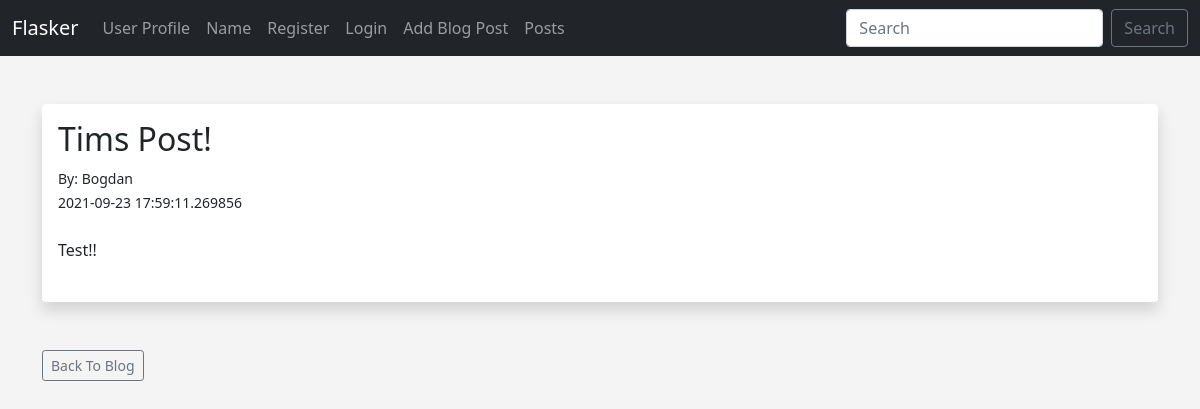
The app's page /posts/2, older data.
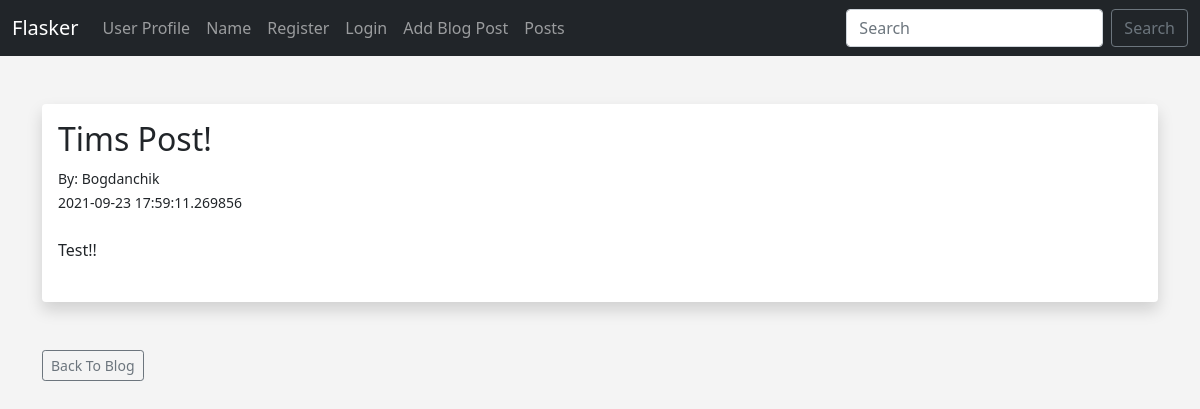
The same page, newer data.
### app.py (models this page shows, shortened)
class Users(db.Model, UserMixin):
	id = db.Column(db.Integer, primary_key=True)
	username = db.Column(db.String(20), nullable=False, unique=True)
	name = db.Column(db.String(200), nullable=False)
	email = db.Column(db.String(120), nullable=False, unique=True)
	favorite_color = db.Column(db.String(120))
	about_author = db.Column(db.Text(500), nullable=True)
	date_added = db.Column(db.DateTime, default=datetime.utcnow)
	profile_pic = db.Column(db.String(), nullable=True)
	password_hash = db.Column(db.String(128))
	posts = db.relationship('Posts', backref='poster')
	@property
	def password(self):
		raise AttributeError('password is not a readable attribute!')

### app.py (the view)
@app.route('/posts/<int:id>')
def post(id):
	post = Posts.query.get_or_404(id)
	return render_template('post.html', post=post)

### webforms.py
class SearchForm(FlaskForm):
	searched = StringField("Searched", validators=[DataRequired()])
	submit = SubmitField("Submit")

### app.py (called while the page is built)
@app.context_processor
def base():
	form = SearchForm()
	return dict(form=form)

### templates/post.html (shortened to what this page needs)
{% extends 'base.html' %}
{% block content %}
<br/>
<div class="shadow p-3 mb-5 bg-body rounded">
	<h2>{{ post.title }}</h2>
	<small>By: {{ post.poster.name }}<br/>
	{{ post.date_posted }}</small> <br/><br/>
	{{ post.content|safe }}<br/><br/>
</div>
<a href="{{ url_for('posts')}}" class="btn btn-outline-secondary btn-sm">Back To Blog</a>
{% endblock %}

Row changes from the older to the newer data that the page shows:
changed Users: poster.name "Bogdan" → "Bogdanchik"
